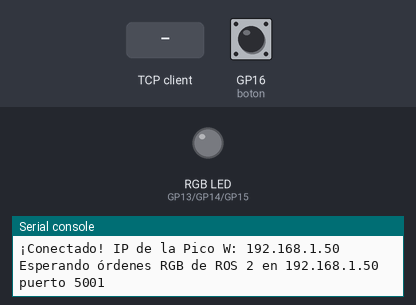
Bench run of a program on a simulated Raspberry Pi Pico running MicroPython. Parts: an RGB LED mixed from three pins (HIGH = lit), the last lines printed to the serial console. Dashed ring = blinking. The inputs (shaded band) are chosen by the test bench; at power-on: GP16 (boton) HIGH. WiFi joins after 1.5 s; one TCP client connects 1 s after the port opens and stays connected; outgoing connections fail.

Above: at 2.7 s.
2.8 s: GP16 (boton) pulled LOW for 0.15 s
At 3.96 s:
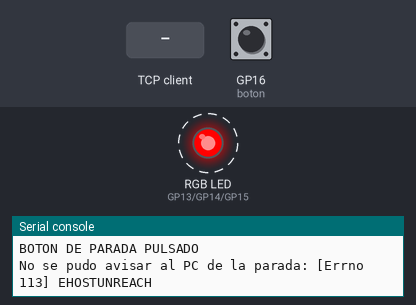
5.9 s: the TCP client sends "REARME\n"
At 6.6 s:
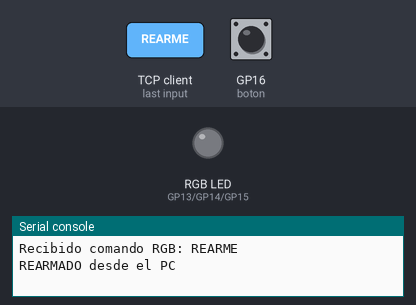
7.4 s: the TCP client sends "G\n"
At 8.0 s:
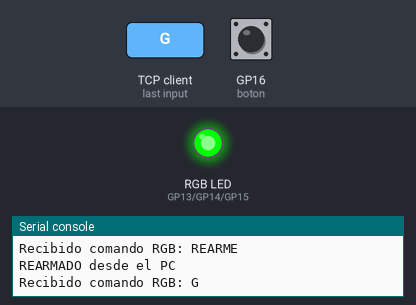
8.9 s: the TCP client sends "B\n"
At 9.4 s:
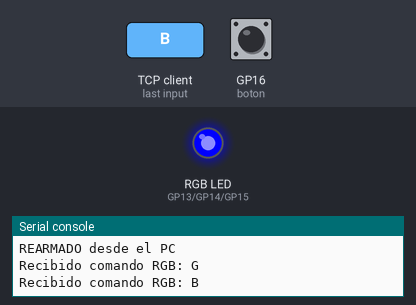
10.4 s: GP16 (boton) pulled LOW for 1 s
At 11.2 s:
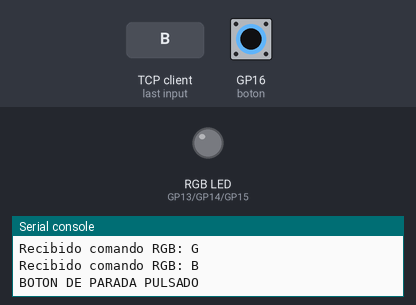
Timing chart, 0 to 15.1 s (numbered marks = the images above; inputs shaded):
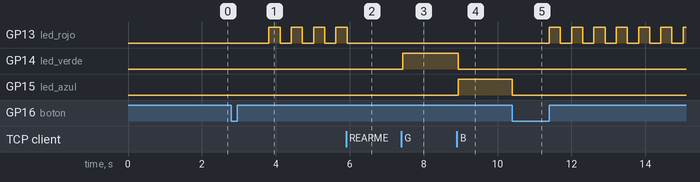

Measured:
- after the input at 2.8 s, GP13 (led_rojo): alternates HIGH for 0.30 s and LOW for 0.30 s, starting after 1.0 s
- after the input at 5.9 s, GP13 (led_rojo): goes on until 5.9 s, then stays LOW
- after the input at 7.4 s, GP14 (led_verde): LOW → HIGH at once
- after the input at 8.9 s, GP14 (led_verde): HIGH → LOW at once; GP15 (led_azul): LOW → HIGH at once
- after the input at 10.4 s, GP13 (led_rojo): alternates HIGH for 0.30 s and LOW for 0.30 s, starting after 1.0 s; GP15 (led_azul): HIGH → LOW at once

The program:

main.py
```python
# Version: 2026-09-11 10:55 -- Pico W del SORTER (wifi + boton de parada)
import machine
import network
import time
import socket
import webrepl

from wifi_config import SSID, PASSWORD, PC_IP, PC_PUERTO

# =====================================================================
# 1. CONFIGURACIÓN DEL HARDWARE (LED RGB - Tus Pines Originales)
# =====================================================================
led_rojo = machine.Pin(13, machine.Pin.OUT)
led_verde = machine.Pin(14, machine.Pin.OUT)
led_azul = machine.Pin(15, machine.Pin.OUT)

# Apagamos todos al arrancar
def apagar_rgb():
    led_rojo.value(0)
    led_verde.value(0)
    led_azul.value(0)

apagar_rgb()

# =====================================================================
# 1b. BOTÓN PULSADOR DE PARADA DE EMERGENCIA
# =====================================================================
# Cableado: un terminal del pulsador a GPIO16, el otro a GND. NO hace
# falta resistencia externa -- se usa la pull-up interna de la Pico, así
# que en reposo el pin lee 1 y al pulsar (cierra a GND) lee 0.
boton = machine.Pin(16, machine.Pin.IN, machine.Pin.PULL_UP)

boton_estado_anterior = 1
boton_ultimo_cambio_ms = time.ticks_ms()
DEBOUNCE_MS = 40  # tiempo minimo estable antes de aceptar la pulsacion como real

# Estado de parada: una vez pulsado el boton, el rojo se queda parpadeando
# hasta reiniciar la Pico (de proposito -- una parada de emergencia no
# deberia des-activarse sola). Mientras dura, se ignoran los comandos RGB
# que lleguen por red para que el parpadeo no se pise con el color del cubo.
parada_activa = False
PARPADEO_MS = 300  # medio periodo: 300ms encendido, 300ms apagado
parpadeo_ultimo_cambio_ms = time.ticks_ms()
parpadeo_estado = False


def actualizar_parpadeo_parada():
    global parpadeo_ultimo_cambio_ms, parpadeo_estado
    ahora = time.ticks_ms()
    if time.ticks_diff(ahora, parpadeo_ultimo_cambio_ms) >= PARPADEO_MS:
        parpadeo_ultimo_cambio_ms = ahora
        parpadeo_estado = not parpadeo_estado
        led_verde.value(0)
        led_azul.value(0)
        led_rojo.value(1 if parpadeo_estado else 0)


def avisar_parada_a_pc():
    """Intenta avisar al PC (ROS2) de la parada. Si el Wi-Fi/PC no
    responde no pasa nada grave: el corte del LED de abajo ya es
    inmediato y no depende de la red."""
    if not PC_IP:
        print("AVISO: PC_IP no configurada en wifi_config.py, no se avisa a ROS2.")
        return
    try:
        s = socket.socket(socket.AF_INET, socket.SOCK_STREAM)
        s.settimeout(1.0)
        s.connect((PC_IP, PC_PUERTO))
        s.sendall(b"STOP")
        s.close()
        print("Aviso de parada enviado al PC (", PC_IP, ":", PC_PUERTO, ")")
    except Exception as e:
        print("No se pudo avisar al PC de la parada:", e)


def comprobar_boton():
    """Debounce simple por tiempo. Se llama una vez por vuelta del bucle
    principal (cada ~0.05s)."""
    global boton_estado_anterior, boton_ultimo_cambio_ms, parada_activa
    estado = boton.value()
    ahora = time.ticks_ms()
    if estado != boton_estado_anterior:
        if time.ticks_diff(ahora, boton_ultimo_cambio_ms) >= DEBOUNCE_MS:
            boton_estado_anterior = estado
            boton_ultimo_cambio_ms = ahora
            if estado == 0:  # flanco de bajada = pulsacion real (a GND)
                print("BOTON DE PARADA PULSADO")
                parada_activa = True
                apagar_rgb()          # corte local inmediato, no depende de la red
                avisar_parada_a_pc()  # aviso a ROS2 (mejor esfuerzo)
    else:
        boton_ultimo_cambio_ms = ahora


# =====================================================================
# 2. CONEXIÓN WI-FI (credenciales en wifi_config.py)
# =====================================================================
PUERTO = 5001

wlan = network.WLAN(network.STA_IF)
wlan.active(True)

def conectar_wifi():
    if wlan.isconnected():
        return
    print("Conectando al Wi-Fi...")
    wlan.connect(SSID, PASSWORD)
    # Atender el boton MIENTRAS se conecta (sesion 2026-09-11): antes era un
    # time.sleep(1) a ciegas, y mientras la Wi-Fi no conectaba (al arrancar o
    # en una reconexion) el boton de parada no se atendia ni para cortar el
    # LED en local.
    while not wlan.isconnected():
        comprobar_boton()
        if parada_activa:
            actualizar_parpadeo_parada()
        time.sleep(0.05)
    print("¡Conectado! IP de la Pico W:", wlan.ifconfig()[0])

conectar_wifi()

# Arrancamos WebREPL para que Thonny pueda hablar por el aire
try:
    webrepl.start()
except Exception as e:
    print("WebREPL ya estaba activo o nota:", e)

# =====================================================================
# 3. SERVIDOR TCP (se recrea si la IP cambia tras una reconexión Wi-Fi)
# =====================================================================
servidor = None
mi_ip = None

def crear_servidor():
    global servidor, mi_ip
    if servidor:
        servidor.close()
    mi_ip = wlan.ifconfig()[0]
    servidor = socket.socket(socket.AF_INET, socket.SOCK_STREAM)
    servidor.setsockopt(socket.SOL_SOCKET, socket.SO_REUSEADDR, 1)
    servidor.bind((mi_ip, PUERTO))
    servidor.listen(1)
    servidor.setblocking(False)  # Modo no bloqueante para no congelar la CPU
    print("Esperando órdenes RGB de ROS 2 en", mi_ip, "puerto", PUERTO)

crear_servidor()

conexion = None
CICLOS_CHEQUEO_WIFI = 100  # ~5s (100 * 0.05s) entre comprobaciones de Wi-Fi
contador = 0

# =====================================================================
# 4. BUCLE DE CONTROL INTEGRADO CON ROS 2
# =====================================================================
while True:
    try:
        comprobar_boton()

        if parada_activa:
            actualizar_parpadeo_parada()

        # Vigilamos la Wi-Fi para no quedarnos "sordos" si se cae en pleno recorrido
        contador += 1
        if contador >= CICLOS_CHEQUEO_WIFI:
            contador = 0
            if not wlan.isconnected():
                print("Wi-Fi caída, reconectando...")
                if conexion:
                    conexion.close()
                    conexion = None
                conectar_wifi()
                if wlan.ifconfig()[0] != mi_ip:
                    crear_servidor()

        if conexion is None:
            try:
                conexion, direccion = servidor.accept()
                conexion.setblocking(False)
            except OSError:
                pass
        else:
            try:
                datos = conexion.recv(1024)
                if datos:
                    # Decodificamos y pasamos a mayúsculas ('r' -> 'R')
                    comando = datos.decode('utf-8').strip().upper()
                    print("Recibido comando RGB:", comando)

                    if comando == "PARADA":
                        # Parada pedida desde el PC (boton del panel, no el
                        # fisico) -- mismo efecto que pulsar el boton: entra
                        # en parpadeo rojo local de inmediato. Sirve para
                        # probar la parada sin tener que tocar el boton.
                        if not parada_activa:
                            parada_activa = True
                            print("PARADA manual desde el PC")
                    elif comando == "REARME":
                        # Rearme explicito desde el PC (boton REARME del
                        # panel, ver estop_panel.py): es la UNICA forma de
                        # salir del parpadeo sin reiniciar la Pico -- se
                        # acepta a proposito incluso estando en parada,
                        # porque es una accion deliberada del operario, no
                        # un comando de color que pudiera pisar el aviso
                        # por error.
                        parada_activa = False
                        apagar_rgb()
                        print("REARMADO desde el PC")
                    elif parada_activa:
                        # En parada, el rojo parpadeante manda -- ignoramos
                        # el comando para no pisarlo con el color del cubo.
                        print("(ignorado: en parada de emergencia)")
                    # Control del color sincronizado con tu navegación autónoma
                    elif comando == "R":    # 🔴 GIRO_EVASION
                        apagar_rgb()
                        led_rojo.value(1)
                    elif comando == "G":  # 🟢 AVANZAR
                        apagar_rgb()
                        led_verde.value(1)
                    elif comando == "B":  # 🔵 SALIR_PASILLO
                        apagar_rgb()
                        led_azul.value(1)
                    elif comando == "0" or comando == "APAGAR":
                        apagar_rgb()
                else:
                    # Si no hay datos, cerramos el canal para recibir la siguiente orden de ROS 2
                    conexion.close()
                    conexion = None
            except OSError as e:
                # Error 11 es el equivalente a "EAGAIN" (no hay datos listos todavía)
                if e.args[0] != 11:
                    conexion.close()
                    conexion = None
    except Exception as e:
        if conexion:
            conexion.close()
        conexion = None

    # Pausa de control para que el procesador respire y WebREPL no pierda la conexión
    time.sleep(0.05)
    #jesus
```

wifi_config.py
```python
SSID = "TU_WIFI_AQUI"
PASSWORD = "TU_CLAVE_AQUI"

# IP de TU ORDENADOR en la misma red Wi-Fi (para que el boton de parada
# avise a ROS2). Averiguala con "hostname -I" o "ip addr" en una terminal
# del ordenador (busca algo como 192.168.1.XXX, misma red que la Pico).
PC_IP = "192.168.1.XXX"
PC_PUERTO = 5002
```
